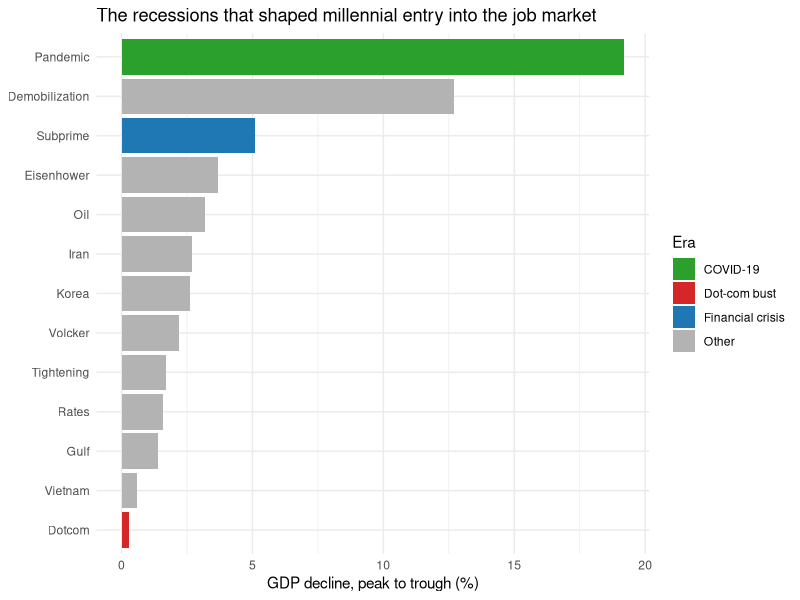

Here is the R script that generated this plot:
## ---- chunk 1
#| label: fig-recessions
#| message: false
#| fig-cap: "GDP decline by US recession since 1945"
library(dplyr)
library(readr)
library(ggplot2)
library(forcats)

recessions <- read_csv("data/recessions_clean.csv")

ggplot(recessions, aes(x = fct_reorder(name, gdp_decline_pct), y = gdp_decline_pct, fill = era)) +
  geom_col() +
  coord_flip() +
  scale_fill_manual(values = c(
    "Dot-com bust" = "#d62728", "Financial crisis" = "#1f77b4",
    "COVID-19" = "#2ca02c", "Other" = "grey70"
  )) +
  labs(
    x = NULL, y = "GDP decline, peak to trough (%)", fill = "Era",
    title = "The recessions that shaped millennial entry into the job market"
  ) +
  theme_minimal()
